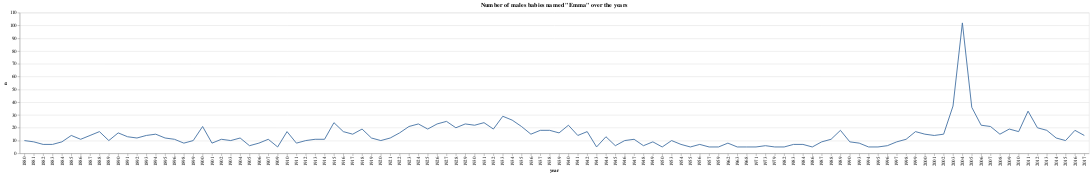

Notebook code cell kept with this figure:
### Code cell
alt.Chart(emma_male).mark_line().encode(x = alt.X('year:N'), y = 'n').properties(title = 'Number of males babies named "Emma" over the years')

### Figure 1 — Vega-Lite specification as saved in the notebook (floating-point values rounded to 4 significant figures)
{"$schema": "https://vega.github.io/schema/vega-lite/v4.17.0.json", "config": {"view": {"continuousHeight": 300, "continuousWidth": 400}}, "data": {"name": "data-b079d0bfe5e84f356a2e86828c15426d"}, "datasets": {"data-b079d0bfe5e84f356a2e86828c15426d": [{"n": 10, "name": "Emma", "prop": 8.446e-05, "sex": "M", "year": 1880}, {"n": 9, "name": "Emma", "prop": 8.312e-05, "sex": "M", "year": 1881}, {"n": 7, "name": "Emma", "prop": 5.736e-05, "sex": "M", "year": 1882}, {"n": 7, "name": "Emma", "prop": 6.223e-05, "sex": "M", "year": 1883}, {"n": 9, "name": "Emma", "prop": 7.333e-05, "sex": "M", "year": 1884}, {"n": 14, "name": "Emma", "prop": 0.0001207, "sex": "M", "year": 1885}, {"n": 11, "name": "Emma", "prop": 9.241e-05, "sex": "M", "year": 1886}, {"n": 14, "name": "Emma", "prop": 0.0001281, "sex": "M", "year": 1887}, {"n": 17, "name": "Emma", "prop": 0.0001309, "sex": "M", "year": 1888}, {"n": 10, "name": "Emma", "prop": 8.401e-05, "sex": "M", "year": 1889}, {"n": 16, "name": "Emma", "prop": 0.0001337, "sex": "M", "year": 1890}, {"n": 13, "name": "Emma", "prop": 0.000119, "sex": "M", "year": 1891}, {"n": 12, "name": "Emma", "prop": 9.129e-05, "sex": "M", "year": 1892}, {"n": 14, "name": "Emma", "prop": 0.0001157, "sex": "M", "year": 1893}, {"n": 15, "name": "Emma", "prop": 0.0001201, "sex": "M", "year": 1894}, {"n": 12, "name": "Emma", "prop": 9.475e-05, "sex": "M", "year": 1895}, {"n": 11, "name": "Emma", "prop": 8.522e-05, "sex": "M", "year": 1896}, {"n": 8, "name": "Emma", "prop": 6.056e-05, "sex": "M", "year": 1898}, {"n": 10, "name": "Emma", "prop": 8.681e-05, "sex": "M", "year": 1899}, {"n": 21, "name": "Emma", "prop": 0.0001295, "sex": "M", "year": 1900}, {"n": 8, "name": "Emma", "prop": 6.921e-05, "sex": "M", "year": 1901}, {"n": 11, "name": "Emma", "prop": 8.286e-05, "sex": "M", "year": 1902}, {"n": 10, "name": "Emma", "prop": 7.732e-05, "sex": "M", "year": 1903}, {"n": 12, "name": "Emma", "prop": 8.664e-05, "sex": "M", "year": 1904}, {"n": 6, "name": "Emma", "prop": 4.189e-05, "sex": "M", "year": 1905}, {"n": 8, "name": "Emma", "prop": 5.553e-05, "sex": "M", "year": 1906}, {"n": 11, "name": "Emma", "prop": 6.936e-05, "sex": "M", "year": 1907}, {"n": 5, "name": "Emma", "prop": 2.827e-05, "sex": "M", "year": 1909}, {"n": 17, "name": "Emma", "prop": 8.153e-05, "sex": "M", "year": 1910}, {"n": 8, "name": "Emma", "prop": 3.314e-05, "sex": "M", "year": 1911}, {"n": 10, "name": "Emma", "prop": 2.215e-05, "sex": "M", "year": 1912}, {"n": 11, "name": "Emma", "prop": 2.051e-05, "sex": "M", "year": 1913}, {"n": 11, "name": "Emma", "prop": 1.61e-05, "sex": "M", "year": 1914}, {"n": 24, "name": "Emma", "prop": 2.724e-05, "sex": "M", "year": 1915}, {"n": 17, "name": "Emma", "prop": 1.841e-05, "sex": "M", "year": 1916}, {"n": 15, "name": "Emma", "prop": 1.564e-05, "sex": "M", "year": 1917}, {"n": 19, "name": "Emma", "prop": 1.812e-05, "sex": "M", "year": 1918}, {"n": 12, "name": "Emma", "prop": 1.182e-05, "sex": "M", "year": 1919}, {"n": 10, "name": "Emma", "prop": 9.08e-06, "sex": "M", "year": 1920}, {"n": 12, "name": "Emma", "prop": 1.055e-05, "sex": "M", "year": 1921}, {"n": 16, "name": "Emma", "prop": 1.422e-05, "sex": "M", "year": 1922}, {"n": 21, "name": "Emma", "prop": 1.855e-05, "sex": "M", "year": 1923}, {"n": 23, "name": "Emma", "prop": 1.967e-05, "sex": "M", "year": 1924}, {"n": 19, "name": "Emma", "prop": 1.65e-05, "sex": "M", "year": 1925}, {"n": 23, "name": "Emma", "prop": 2.008e-05, "sex": "M", "year": 1926}, {"n": 25, "name": "Emma", "prop": 2.152e-05, "sex": "M", "year": 1927}, {"n": 20, "name": "Emma", "prop": 1.753e-05, "sex": "M", "year": 1928}, {"n": 23, "name": "Emma", "prop": 2.077e-05, "sex": "M", "year": 1929}, {"n": 22, "name": "Emma", "prop": 1.948e-05, "sex": "M", "year": 1930}, {"n": 24, "name": "Emma", "prop": 2.244e-05, "sex": "M", "year": 1931}, {"n": 19, "name": "Emma", "prop": 1.769e-05, "sex": "M", "year": 1932}, {"n": 29, "name": "Emma", "prop": 2.843e-05, "sex": "M", "year": 1933}, {"n": 26, "name": "Emma", "prop": 2.449e-05, "sex": "M", "year": 1934}, {"n": 21, "name": "Emma", "prop": 1.964e-05, "sex": "M", "year": 1935}, {"n": 15, "name": "Emma", "prop": 1.41e-05, "sex": "M", "year": 1936}, {"n": 18, "name": "Emma", "prop": 1.646e-05, "sex": "M", "year": 1937}, {"n": 18, "name": "Emma", "prop": 1.584e-05, "sex": "M", "year": 1938}, {"n": 16, "name": "Emma", "prop": 1.412e-05, "sex": "M", "year": 1939}, {"n": 22, "name": "Emma", "prop": 1.855e-05, "sex": "M", "year": 1940}, {"n": 14, "name": "Emma", "prop": 1.116e-05, "sex": "M", "year": 1941}, {"n": 17, "name": "Emma", "prop": 1.207e-05, "sex": "M", "year": 1942}, {"n": 5, "name": "Emma", "prop": 3.44e-06, "sex": "M", "year": 1943}, {"n": 13, "name": "Emma", "prop": 9.36e-06, "sex": "M", "year": 1944}, {"n": 6, "name": "Emma", "prop": 4.38e-06, "sex": "M", "year": 1945}, {"n": 10, "name": "Emma", "prop": 6.06e-06, "sex": "M", "year": 1946}, {"n": 11, "name": "Emma", "prop": 5.92e-06, "sex": "M", "year": 1947}, {"n": 6, "name": "Emma", "prop": 3.37e-06, "sex": "M", "year": 1948}, {"n": 9, "name": "Emma", "prop": 4.99e-06, "sex": "M", "year": 1949}, {"n": 5, "name": "Emma", "prop": 2.75e-06, "sex": "M", "year": 1950}, {"n": 10, "name": "Emma", "prop": 5e-06, "sex": "M", "year": 1953}, {"n": 7, "name": "Emma", "prop": 3.38e-06, "sex": "M", "year": 1954}, {"n": 5, "name": "Emma", "prop": 2.39e-06, "sex": "M", "year": 1955}, {"n": 7, "name": "Emma", "prop": 3.26e-06, "sex": "M", "year": 1956}, {"n": 5, "name": "Emma", "prop": 2.29e-06, "sex": "M", "year": 1957}, {"n": 5, "name": "Emma", "prop": 2.31e-06, "sex": "M", "year": 1959}, {"n": 8, "name": "Emma", "prop": 3.81e-06, "sex": "M", "year": 1962}, {"n": 5, "name": "Emma", "prop": 2.42e-06, "sex": "M", "year": 1963}, {"n": 5, "name": "Emma", "prop": 2.82e-06, "sex": "M", "year": 1968}, {"n": 5, "name": "Emma", "prop": 2.75e-06, "sex": "M", "year": 1971}, {"n": 6, "name": "Emma", "prop": 3.72e-06, "sex": "M", "year": 1973}, {"n": 5, "name": "Emma", "prop": 2.79e-06, "sex": "M", "year": 1979}, {"n": 5, "name": "Emma", "prop": 2.65e-06, "sex": "M", "year": 1982}, {"n": 7, "name": "Emma", "prop": 3.76e-06, "sex": "M", "year": 1983}, {"n": 7, "name": "Emma", "prop": 3.73e-06, "sex": "M", "year": 1984}, {"n": 5, "name": "Emma", "prop": 2.6e-06, "sex": "M", "year": 1986}, {"n": 9, "name": "Emma", "prop": 4.62e-06, "sex": "M", "year": 1987}, {"n": 11, "name": "Emma", "prop": 5.5e-06, "sex": "M", "year": 1988}, {"n": 18, "name": "Emma", "prop": 8.59e-06, "sex": "M", "year": 1989}, {"n": 9, "name": "Emma", "prop": 4.18e-06, "sex": "M", "year": 1990}, {"n": 8, "name": "Emma", "prop": 3.87e-06, "sex": "M", "year": 1993}, {"n": 5, "name": "Emma", "prop": 2.45e-06, "sex": "M", "year": 1994}, {"n": 5, "name": "Emma", "prop": 2.49e-06, "sex": "M", "year": 1995}, {"n": 6, "name": "Emma", "prop": 2.99e-06, "sex": "M", "year": 1996}, {"n": 9, "name": "Emma", "prop": 4.51e-06, "sex": "M", "year": 1997}, {"n": 11, "name": "Emma", "prop": 5.43e-06, "sex": "M", "year": 1998}, {"n": 17, "name": "Emma", "prop": 8.34e-06, "sex": "M", "year": 1999}, {"n": 15, "name": "Emma", "prop": 7.19e-06, "sex": "M", "year": 2000}, {"n": 14, "name": "Emma", "prop": 6.77e-06, "sex": "M", "year": 2001}, {"n": 15, "name": "Emma", "prop": 7.26e-06, "sex": "M", "year": 2002}, {"n": 37, "name": "Emma", "prop": 1.762e-05, "sex": "M", "year": 2003}, {"n": 102, "name": "Emma", "prop": 4.829e-05, "sex": "M", "year": 2004}, {"n": 36, "name": "Emma", "prop": 1.693e-05, "sex": "M", "year": 2005}, {"n": 22, "name": "Emma", "prop": 1.004e-05, "sex": "M", "year": 2006}, {"n": 21, "name": "Emma", "prop": 9.49e-06, "sex": "M", "year": 2007}, {"n": 15, "name": "Emma", "prop": 6.89e-06, "sex": "M", "year": 2008}, {"n": 19, "name": "Emma", "prop": 8.97e-06, "sex": "M", "year": 2009}, {"n": 17, "name": "Emma", "prop": 8.28e-06, "sex": "M", "year": 2010}, {"n": 33, "name": "Emma", "prop": 1.627e-05, "sex": "M", "year": 2011}, {"n": 20, "name": "Emma", "prop": 9.87e-06, "sex": "M", "year": 2012}, {"n": 18, "name": "Emma", "prop": 8.93e-06, "sex": "M", "year": 2013}, {"n": 12, "name": "Emma", "prop": 5.87e-06, "sex": "M", "year": 2014}, {"n": 10, "name": "Emma", "prop": 4.91e-06, "sex": "M", "year": 2015}, {"n": 18, "name": "Emma", "prop": 8.92e-06, "sex": "M", "year": 2016}, {"n": 14, "name": "Emma", "prop": 7.13e-06, "sex": "M", "year": 2017}]}, "encoding": {"x": {"field": "year", "type": "nominal"}, "y": {"field": "n", "type": "quantitative"}}, "mark": "line", "title": "Number of males babies named \"Emma\" over the years"}
